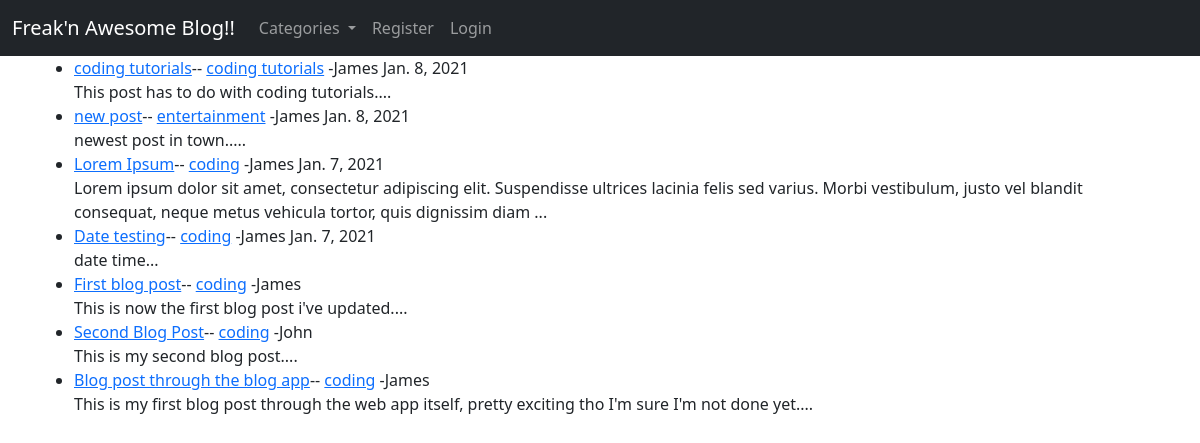
The app's page /, older data.
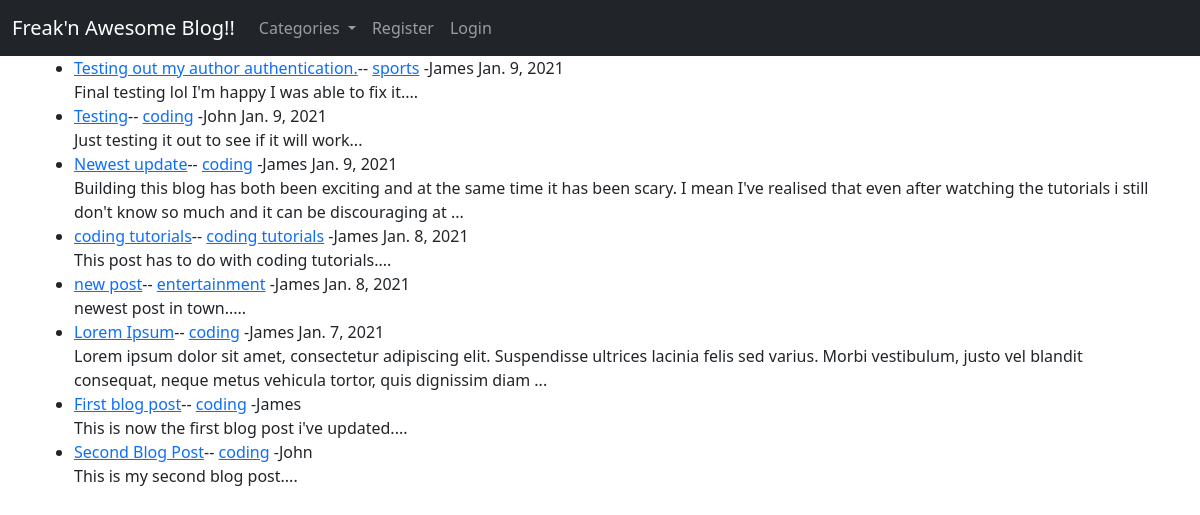
The same page, newer data.
### theblog/models.py (models this page shows, shortened)
class Post(models.Model):
    title = models.CharField(max_length=255)
    author = models.ForeignKey(User, on_delete=models.CASCADE)
    body = models.TextField()
    title_tag = models.CharField(max_length=255, null=True, blank=True)
    date_time = models.DateTimeField(auto_now_add=True, null=True, blank=True)
    category = models.CharField(max_length=255, default= '')
    likes = models.ManyToManyField(User, related_name='blogpost_like')

### theblog/views.py (the view)
# urls.py: path('', HomeView.as_view(), name= 'home'),
class HomeView(ListView):
    model = Post
    template_name = 'home.html'
    ordering = ['-date_time']
    def get_context_data(self, *args, **kwargs):
        cat_menu = Category.objects.all()
        context = super(HomeView, self).get_context_data(*args, **kwargs)
        context['cat_menu'] = cat_menu
        return context

### theblog/models.py (called while the page is built)
    def __str__(self):
        return(self.name)

### theblog/templates/home.html (shortened to what this page needs)
 {% extends 'base.html' %}
 {% block content %}
 <ul>
     {% for post in object_list %}
        <li><a href="{% url 'article-detail' post.pk %}">{{ post.title }}</a>--
            <a href="{% url 'category_body' post.category|slugify %}">{{post.category}}</a>
            -{{ post.author }}  {{post.date_time.date}}</li>
            {{ post.body|slice:'200'|safe }}...
     {% endfor %}
 </ul>
 {% endblock %}

### theblog/templates/base.html (shortened to what this page needs)
<!doctype html>
<html lang="en">
  <head>
    <link href="https://cdn.jsdelivr.net/npm/bootstrap@5.0.0-beta1/dist/css/bootstrap.min.css" rel="stylesheet">
  </head>
  <body>
    <nav class="navbar navbar-expand-lg navbar-dark bg-dark">
        <div class="container-fluid">
          <a class="navbar-brand" href="{% url 'home' %}"> Freak'n  Awesome Blog!!</a>
          <div class="collapse navbar-collapse" id="navbarSupportedContent">
            <ul class="navbar-nav me-auto mb-2 mb-lg-0">
              {% if cat_menu %}
              <li class="nav-item dropdown">
                <a class="nav-link dropdown-toggle" href="#" id="navbarDropdown" role="button" data-bs-toggle="dropdown" aria-expanded="false">
                  Categories
                </a>
              </li>
              {% else %}
              <li class="nav-item">
                <a class="nav-link" href="{% url 'category_list' %}"> Categories</a>
              </li>
              {% endif %}
              {% if user.is_authenticated %}
                <li class="nav-item">
                  <a class="nav-link" href="{% url 'add_post' %}">Add Post</a>
                </li>
                <li class="nav-item">
                  <a class="nav-link" href="{% url 'add_category' %}">Add Category</a>
                </li>
                <li class="nav-item">
                  <a class="nav-link" href="{% url 'logout' %}">Logout</a>
                </li>
              {% else %}
                <li class="nav-item">
                  <a class="nav-link" href="{% url 'register' %}">Register</a>
                </li>
                <li class="nav-item">
                  <a class="nav-link" href="{% url 'login' %}">Login</a>
                </li>
              {% endif %}
            </ul>
          </div>
        </div>
      </nav>
    <div class="container">
        {% block content%}
        {% endblock %}
    </div>
  </body>
</html>

Row changes from the older to the newer data that the page shows:
removed Post: title "Date testing", category "coding", author "James", date_time "Jan. 7, 2021", body "date time"
removed Post: title "Blog post through the blog app", category "coding", author "James", body "This is my first blog post through the web app itself, pretty exciting tho I'm sure I'm not done yet."
added Post: title "Testing out my author authentication.", category "sports", author "James", date_time "Jan. 9, 2021", body "Final testing lol I'm happy I was able to fix it."
added Post: title "Testing", category "coding", author "John", date_time "Jan. 9, 2021", body "Just testing it out to see if it will work"
added Post: title "Newest update", category "coding", author "James", date_time "Jan. 9, 2021", body "Building this blog has both been exciting and at the same time it has been scary. I mean I've realised that even after watching the tutorials i still don't know so much and it can be discouraging at"
